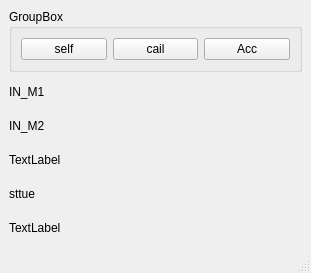
<?xml version="1.0" encoding="UTF-8"?>
<ui version="4.0">
 <class>AccWindow</class>
 <widget class="QMainWindow" name="AccWindow">
  <property name="geometry">
   <rect>
    <x>0</x>
    <y>0</y>
    <width>311</width>
    <height>273</height>
   </rect>
  </property>
  <property name="windowTitle">
   <string>MainWindow</string>
  </property>
  <widget class="QWidget" name="centralwidget">
   <layout class="QVBoxLayout" name="verticalLayout">
    <item>
     <widget class="QGroupBox" name="groupBox_3">
      <property name="title">
       <string>GroupBox</string>
      </property>
      <layout class="QHBoxLayout" name="horizontalLayout">
       <item>
        <widget class="QPushButton" name="pushButton_self">
         <property name="text">
          <string>self</string>
         </property>
        </widget>
       </item>
       <item>
        <widget class="QPushButton" name="pushButton_cail">
         <property name="text">
          <string>cail</string>
         </property>
        </widget>
       </item>
       <item>
        <widget class="QPushButton" name="pushButton_Acc">
         <property name="text">
          <string>Acc</string>
         </property>
        </widget>
       </item>
      </layout>
     </widget>
    </item>
    <item>
     <widget class="QLabel" name="label_in_m1">
      <property name="text">
       <string>IN_M1</string>
      </property>
     </widget>
    </item>
    <item>
     <widget class="QLabel" name="label_in_m2">
      <property name="text">
       <string>IN_M2</string>
      </property>
     </widget>
    </item>
    <item>
     <widget class="QLabel" name="label_heart">
      <property name="text">
       <string>TextLabel</string>
      </property>
     </widget>
    </item>
    <item>
     <widget class="QLabel" name="label_statue">
      <property name="text">
       <string>sttue</string>
      </property>
     </widget>
    </item>
    <item>
     <widget class="QLabel" name="label_tune">
      <property name="text">
       <string>TextLabel</string>
      </property>
     </widget>
    </item>
   </layout>
  </widget>
  <widget class="QMenuBar" name="menubar">
   <property name="geometry">
    <rect>
     <x>0</x>
     <y>0</y>
     <width>311</width>
     <height>27</height>
    </rect>
   </property>
  </widget>
  <widget class="QStatusBar" name="statusbar"/>
 </widget>
 <resources/>
 <connections/>
</ui>
